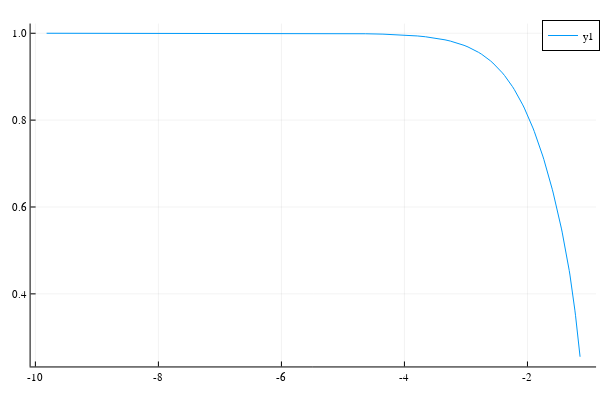

Notebook source saved alongside this figure:
### Code cell
plt = FEM.HHTaccuracyAnalysis(ωₘᵢₙ, ωₘₐₓ, sol.u[4], "SR", n=100, α=sol.u[1], β=sol.u[2], γ=sol.u[3])
plot(plt)

### Figure 1 — Plotly figure (JSON) as saved in the notebook; plotly's stock layout.template omitted (floating-point values rounded to 4 significant figures)
{"data": [{"colorbar": {"len": 0.9525, "title": "", "x": 0.9934, "y": 0.5139}, "legendgroup": "y1", "line": {"color": "rgba(0, 154, 250, 1.000)", "dash": "solid", "shape": "linear", "width": 1}, "mode": "lines", "name": "y1", "showlegend": true, "type": "scatter", "x": [-9.818, -5.723, -5.038, -4.636, -4.349, -4.127, -3.945, -3.792, -3.658, -3.541, -3.436, -3.341, -3.254, -3.174, -3.1, -3.031, -2.966, -2.906, -2.849, -2.795, -2.743, -2.695, -2.648, -2.604, -2.561, -2.52, -2.481, -2.444, -2.407, -2.372, -2.338, -2.305, -2.274, -2.243, -2.213, -2.184, -2.156, -2.129, -2.102, -2.076, -2.051, -2.026, -2.002, -1.978, -1.955, -1.933, -1.911, -1.89, -1.868, -1.848, -1.828, -1.808, -1.788, -1.769, -1.751, -1.732, -1.714, -1.697, -1.679, -1.662, -1.645, -1.629, -1.613, -1.597, -1.581, -1.565, -1.55, -1.535, -1.52, -1.506, -1.491, -1.477, -1.463, -1.449, -1.436, -1.422, -1.409, -1.396, -1.383, -1.37, -1.358, -1.345, -1.333, -1.321, -1.309, -1.297, -1.285, -1.274, -1.262, -1.251, -1.24, -1.229, -1.218, -1.207, -1.197, -1.186, -1.175, -1.165, -1.155, -1.145], "xaxis": "x", "y": [1.0, 0.9999, 0.9995, 0.9988, 0.998, 0.9968, 0.9954, 0.9938, 0.9919, 0.9898, 0.9874, 0.9848, 0.982, 0.9789, 0.9757, 0.9721, 0.9684, 0.9645, 0.9604, 0.956, 0.9515, 0.9467, 0.9418, 0.9367, 0.9315, 0.926, 0.9204, 0.9146, 0.9087, 0.9027, 0.8964, 0.8901, 0.8836, 0.877, 0.8703, 0.8635, 0.8565, 0.8495, 0.8423, 0.835, 0.8277, 0.8203, 0.8128, 0.8052, 0.7975, 0.7897, 0.7819, 0.7741, 0.7661, 0.7581, 0.7501, 0.7419, 0.7338, 0.7256, 0.7173, 0.709, 0.7006, 0.6922, 0.6838, 0.6753, 0.6667, 0.6582, 0.6495, 0.6409, 0.6322, 0.6234, 0.6146, 0.6057, 0.5968, 0.5879, 0.5789, 0.5698, 0.5606, 0.5514, 0.5421, 0.5328, 0.5233, 0.5137, 0.5041, 0.4943, 0.4844, 0.4744, 0.4642, 0.4539, 0.4433, 0.4326, 0.4216, 0.4104, 0.3989, 0.3871, 0.375, 0.3625, 0.3496, 0.3363, 0.3227, 0.3088, 0.2948, 0.2809, 0.2676, 0.2552], "yaxis": "y"}], "layout": {"annotations": [], "height": 400, "legend": {"bgcolor": "rgba(255, 255, 255, 1.000)", "bordercolor": "rgba(0, 0, 0, 1.000)", "borderwidth": 1, "font": {"color": "rgba(0, 0, 0, 1.000)", "family": "sans-serif", "size": 11}, "title": {"font": {"color": "rgba(0, 0, 0, 1.000)", "family": "sans-serif", "size": 15}, "text": ""}, "tracegroupgap": 0, "traceorder": "normal", "x": 1, "xanchor": "auto", "y": 1, "yanchor": "auto"}, "margin": {"b": 20, "l": 0, "r": 0, "t": 20}, "paper_bgcolor": "rgba(255, 255, 255, 1.000)", "plot_bgcolor": "rgba(255, 255, 255, 1.000)", "showlegend": true, "width": 600, "xaxis": {"anchor": "y", "domain": [0.05101, 0.9934], "gridcolor": "rgba(0, 0, 0, 0.100)", "gridwidth": 0.5, "linecolor": "rgba(0, 0, 0, 1.000)", "mirror": false, "range": [-10.08, -0.8845], "showgrid": true, "showline": true, "showticklabels": true, "tickangle": 0, "tickcolor": "rgb(0, 0, 0)", "tickfont": {"color": "rgba(0, 0, 0, 1.000)", "family": "sans-serif", "size": 11}, "tickmode": "array", "ticks": "inside", "ticktext": ["-10", "-8", "-6", "-4", "-2"], "tickvals": [-10, -8, -6, -4, -2], "title": "", "titlefont": {"color": "rgba(0, 0, 0, 1.000)", "family": "sans-serif", "size": 15}, "type": "-", "visible": true, "zeroline": false, "zerolinecolor": "rgba(0, 0, 0, 1.000)"}, "yaxis": {"anchor": "x", "domain": [0.03762, 0.9902], "gridcolor": "rgba(0, 0, 0, 0.100)", "gridwidth": 0.5, "linecolor": "rgba(0, 0, 0, 1.000)", "mirror": false, "range": [0.2329, 1.022], "showgrid": true, "showline": true, "showticklabels": true, "tickangle": 0, "tickcolor": "rgb(0, 0, 0)", "tickfont": {"color": "rgba(0, 0, 0, 1.000)", "family": "sans-serif", "size": 11}, "tickmode": "array", "ticks": "inside", "ticktext": ["0.4", "0.6", "0.8", "1.0"], "tickvals": [0.4, 0.6, 0.8, 1], "title": "", "titlefont": {"color": "rgba(0, 0, 0, 1.000)", "family": "sans-serif", "size": 15}, "type": "-", "visible": true, "zeroline": false, "zerolinecolor": "rgba(0, 0, 0, 1.000)"}}}
